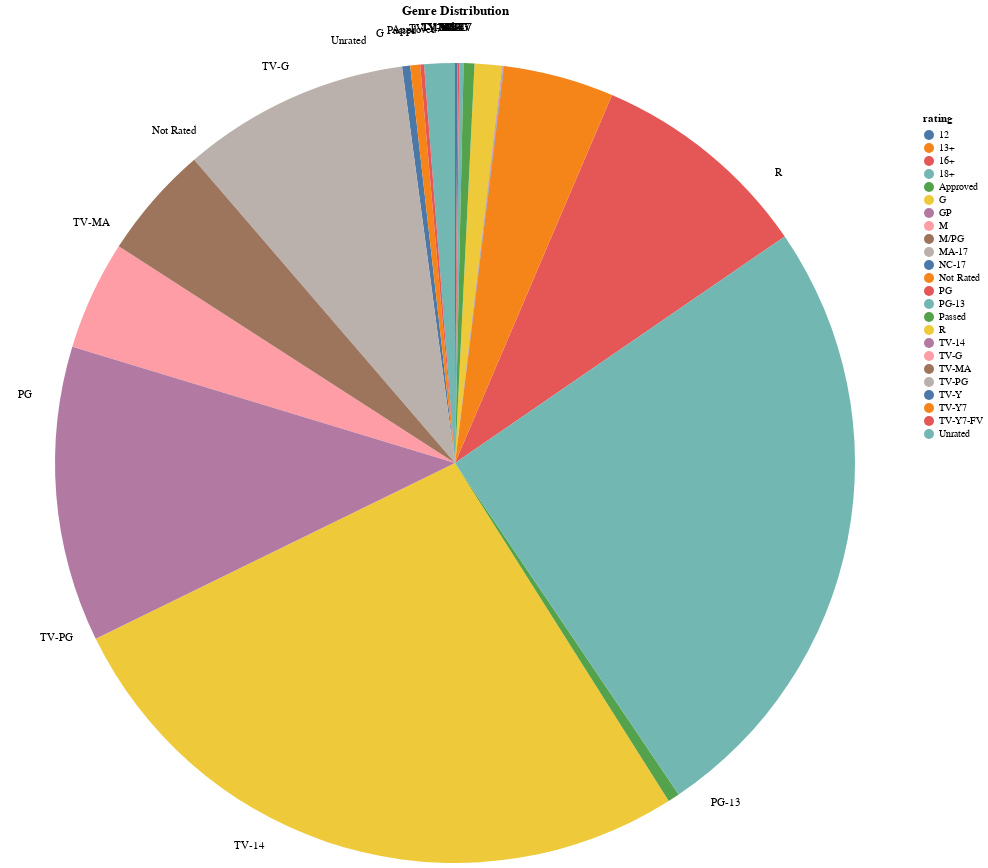

The notebook cell this image was saved under:
### Code cell
ratings = df_joined.select(
    pl.col('rating')
).group_by(
    'rating'
).len().filter(
    pl.col('rating').is_not_null()
)

base = alt.Chart(ratings).mark_arc(outerRadius=400).encode(
    theta=alt.Theta(field='len', type="quantitative", stack=True),
    color=alt.Color(field='rating', type="nominal"),
    tooltip=['rating', alt.Tooltip('len', title='Count')]
)

text = alt.Chart(ratings).mark_text(radius=435).encode(
    text=alt.Text(field='rating', type='nominal'),
    theta=alt.Theta(field='len', type='quantitative', stack=True),
    order=alt.Order(field='len', sort='descending'),
    color=alt.value("black")
)

pie_with_labels = base + text

pie_with_labels = pie_with_labels.properties(
    width=900,
    height=700,
    title="Genre Distribution"
).configure_view(
    strokeWidth=0
)

pie_with_labels

### Figure 1 — Vega-Lite specification as saved in the notebook (floating-point values rounded to 4 significant figures)
{"config": {"view": {"continuousWidth": 300, "continuousHeight": 300, "strokeWidth": 0}}, "layer": [{"mark": {"type": "arc", "outerRadius": 400}, "encoding": {"color": {"field": "rating", "type": "nominal"}, "theta": {"field": "len", "stack": true, "type": "quantitative"}, "tooltip": [{"field": "rating", "type": "nominal"}, {"field": "len", "title": "Count", "type": "quantitative"}]}}, {"mark": {"type": "text", "radius": 435}, "encoding": {"color": {"value": "black"}, "order": {"field": "len", "sort": "descending"}, "text": {"field": "rating", "type": "nominal"}, "theta": {"field": "len", "stack": true, "type": "quantitative"}}}], "data": {"name": "data-ef456e5dd8e7a7ba95fabc8924546152"}, "height": 700, "title": "Genre Distribution", "width": 900, "$schema": "https://vega.github.io/schema/vega-lite/v5.20.1.json", "datasets": {"data-ef456e5dd8e7a7ba95fabc8924546152": [{"rating": "R", "len": 625805}, {"rating": "TV-G", "len": 103316}, {"rating": "TV-Y", "len": 7660}, {"rating": "Unrated", "len": 28931}, {"rating": "M", "len": 340}, {"rating": "TV-PG", "len": 215136}, {"rating": "MA-17", "len": 136}, {"rating": "18+", "len": 4047}, {"rating": "G", "len": 26100}, {"rating": "TV-MA", "len": 107365}, {"rating": "TV-14", "len": 279611}, {"rating": "12", "len": 2406}, {"rating": "PG", "len": 210791}, {"rating": "Approved", "len": 10193}, {"rating": "16+", "len": 1499}, {"rating": "Passed", "len": 11035}, {"rating": "Not Rated", "len": 104402}, {"rating": "PG-13", "len": 588445}, {"rating": "TV-Y7", "len": 9338}, {"rating": "M/PG", "len": 85}, {"rating": "TV-Y7-FV", "len": 3615}, {"rating": "GP", "len": 630}, {"rating": "NC-17", "len": 387}, {"rating": "13+", "len": 73}]}}
